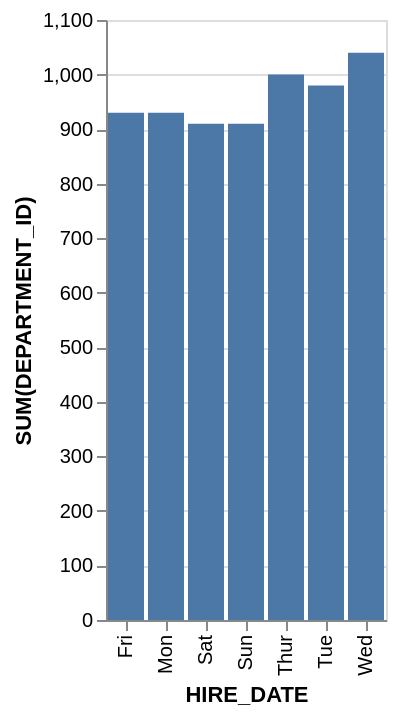

This figure's Vega-Lite source:
### Vega-Lite specification from a JSON file in a GitHub repository (floating-point values rounded to 4 significant figures)
{"data": {"values": [{"x_data": "Mon", "y_data": 930}, {"x_data": "Tue", "y_data": 980}, {"x_data": "Wed", "y_data": 1040}, {"x_data": "Thur", "y_data": 1000}, {"x_data": "Fri", "y_data": 930}, {"x_data": "Sat", "y_data": 910}, {"x_data": "Sun", "y_data": 910}]}, "mark": "bar", "encoding": {"x": {"field": "x_data", "type": "nominal", "title": "HIRE_DATE", "sort": "ascending"}, "y": {"field": "y_data", "type": "quantitative", "title": "SUM(DEPARTMENT_ID)"}}}
